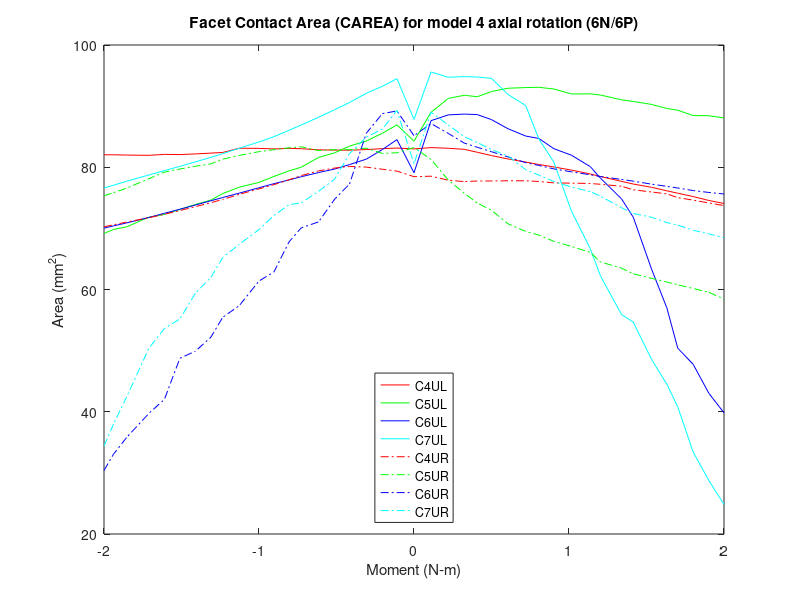

Reproduce this figure in MATLAB.
% Facet Contact Area (CAREA)
% model4_APSlide_NoTether/6n & 6p
clear all;
%% 6P
figure (15)

c4ulxp=[2 2.05499 2.11058 2.16207 2.20435 2.25007 2.30324 2.36036 2.40263 2.45125 2.50837 2.56869 2.60135 2.66917 2.7073 2.76599 2.81551 2.85069 2.90069 2.95128 3]-2;
c4ulyp=[83.0059 83.2152 83.1039 82.9325 82.449 81.91 81.3553 80.8489 80.4496 80.0462 79.5279 78.9027 78.4905 77.6951 77.2538 76.7232 76.1445 75.756 75.2058 74.5625 74.0733];

c4urxp=[2 2.05499 2.11058 2.16207 2.20435 2.25007 2.30324 2.36036 2.40263 2.45125 2.50837 2.56869 2.60135 2.66917 2.7073 2.76599 2.81551 2.85069 2.90069 2.95128 3]-2;
c4uryp=[78.4596 78.5381 77.8807 77.653 77.7489 77.7561 77.7873 77.7814 77.6771 77.4442 77.4008 77.3417 77.2138 76.8962 76.308 75.9565 75.645 75.031 74.6228 74.1551 73.7337];

c5ulxp=[2 2.05499 2.11058 2.16207 2.20435 2.25007 2.30324 2.36036 2.40263 2.45125 2.50837 2.56869 2.60135 2.66917 2.7073 2.76599 2.81551 2.85069 2.90069 2.95128 3]-2;
c5ulyp=[84.2651 88.9927 91.2618 91.7749 91.5372 92.3875 92.9294 93.0362 93.0826 92.799 91.9866 92.0105 91.8152 91.0328 90.7658 90.2821 89.617 89.3308 88.4567 88.4287 88.0592];

c5urxp=[2 2.05499 2.11058 2.16207 2.20435 2.25007 2.30324 2.36036 2.40263 2.45125 2.50837 2.56869 2.60135 2.66917 2.7073 2.76599 2.81551 2.85069 2.90069 2.95128 3]-2;
c5uryp=[83.2283 81.2781 77.9182 75.7542 74.1286 72.9618 70.7478 69.5054 68.8984 67.8851 67.037 66.0737 64.5086 63.4994 62.5721 61.8297 61.2215 60.7804 60.1641 59.5431 58.4341];

c6ulxp=[2 2.05499 2.11058 2.16207 2.20435 2.25007 2.30324 2.36036 2.40263 2.45125 2.50837 2.56869 2.60135 2.66917 2.7073 2.76599 2.81551 2.85069 2.90069 2.95128 3]-2;
c6ulyp=[79.1 87.6223 88.5659 88.6981 88.6155 87.7891 86.2991 85.1053 84.7118 83.0358 81.9577 80.1015 78.2175 74.8452 71.8278 63.3714 57.0154 50.4172 47.7501 43.0067 39.8254];

c6urxp=[2 2.05499 2.11058 2.16207 2.20435 2.25007 2.30324 2.36036 2.40263 2.45125 2.50837 2.56869 2.60135 2.66917 2.7073 2.76599 2.81551 2.85069 2.90069 2.95128 3]-2;
c6uryp=[85.1652 87.1492 85.5371 83.9528 83.2687 82.5413 81.6882 80.7501 80.2972 79.7308 79.2486 78.7626 78.4844 78.0095 77.7284 77.2374 76.8793 76.5997 76.1887 75.8748 75.6286];

c7ulxp=[2 2.05499 2.11058 2.16207 2.20435 2.25007 2.30324 2.36036 2.40263 2.45125 2.50837 2.56869 2.60135 2.66917 2.7073 2.76599 2.81551 2.85069 2.90069 2.95128 3]-2;
c7ulyp=[87.8311 95.5881 94.7243 94.8306 94.7598 94.5419 91.9161 90.083 84.6465 80.8333 72.7577 66.6576 62.2424 55.9192 54.6658 48.5869 44.5164 40.8152 33.3875 28.7363 24.848];

c7urxp=[2 2.05499 2.11058 2.16207 2.20435 2.25007 2.30324 2.36036 2.40263 2.45125 2.50837 2.56869 2.60135 2.66917 2.7073 2.76599 2.81551 2.85069 2.90069 2.95128 3]-2;
c7uryp=[80.5602 89.0042 86.912 85.0029 84.0484 82.881 81.8469 79.5982 78.7214 77.6616 76.7542 76.0165 75.2682 73.3923 72.4355 71.8282 70.9406 70.5486 69.6839 69.0991 68.4768];

%% 6N

c4ulxn=-1*[2 2.05499 2.10192 2.15388 2.20807 2.25585 2.30786 2.36346 2.40295 2.45178 2.50023 2.56364 2.61714 2.65515 2.70515 2.75515 2.80515 2.85515 2.92702 2.96921 3]+2;
c4ulyn=[83.0059 83.1386 83.0468 82.8931 82.7875 82.8075 82.8524 83.0329 83.0878 82.9993 83.0885 83.112 82.4208 82.314 82.1813 82.0759 82.1053 81.9514 81.9939 82.0402 82.0372  ];

c4urxn=-1*[2 2.05499 2.10192 2.15388 2.20807 2.25585 2.30786 2.36346 2.40295 2.45178 2.50023 2.56364 2.61714 2.65515 2.70515 2.75515 2.80515 2.85515 2.92702 2.96921 3]+2;
c4uryn=[78.4596 79.3736 79.6734 80.0253 80.136 79.872 79.4064 78.6471 77.9494 77.1496 76.4619 75.5642 74.7342 74.1991 73.5538 72.9193 72.3087 71.7414 71.0354 70.5875 70.2636];

c5ulxn=-1*[2 2.05499 2.10192 2.15388 2.20807 2.25585 2.30786 2.36346 2.40295 2.45178 2.50023 2.56364 2.61714 2.65515 2.70515 2.75515 2.80515 2.85515 2.92702 2.96921 3]+2;
c5ulyn=[84.2651 86.9352 85.5633 84.2976 83.4557 82.3634 81.6102 80.0113 79.4183 78.4984 77.5241 76.7364 75.694 74.6252 73.91 73.1059 72.2904 71.8337 70.2516 69.8232 69.1711];

c5urxn=-1*[2 2.05499 2.10192 2.15388 2.20807 2.25585 2.30786 2.36346 2.40295 2.45178 2.50023 2.56364 2.61714 2.65515 2.70515 2.75515 2.80515 2.85515 2.92702 2.96921 3]+2;
c5uryn=[83.2283 82.3686 82.2562 83.1218 82.882 82.8859 82.7181 83.3459 83.1839 82.8702 82.5517 81.9351 81.3262 80.5597 80.159 79.7106 79.2005 78.1174 76.5883 75.8372 75.3401];

c6ulxn=-1*[2 2.05499 2.10192 2.15388 2.20807 2.25585 2.30786 2.36346 2.40295 2.45178 2.50023 2.56364 2.61714 2.65515 2.70515 2.75515 2.80515 2.85515 2.92702 2.96921 3]+2;
c6ulyn=[79.1 84.5218 82.8961 81.3247 80.4382 79.7083 79.1311 78.4525 77.9363 77.3185 76.6395 75.7669 75.0454 74.5222 73.819 73.1284 72.4666 71.7853 70.8974 70.4056 70.0392 ];

c6urxn=-1*[2 2.05499 2.10192 2.15388 2.20807 2.25585 2.30786 2.36346 2.40295 2.45178 2.50023 2.56364 2.61714 2.65515 2.70515 2.75515 2.80515 2.85515 2.92702 2.96921 3]+2;
c6uryn=[85.1652 89.2107 88.7763 85.5643 77.2547 74.7859 71.0579 70.0977 67.8061 62.883 61.3822 57.36 55.4478 52.201 49.9096 48.7486 42.0248 39.7315 35.7935 33.0648 30.3966 ];

c7ulxn=-1*[2 2.05499 2.10192 2.15388 2.20807 2.25585 2.30786 2.36346 2.40295 2.45178 2.50023 2.56364 2.61714 2.65515 2.70515 2.75515 2.80515 2.85515 2.92702 2.96921 3]+2;
c7ulyn=[87.8311 94.4949 93.2456 92.1014 90.5879 89.4232 88.1805 86.9267 86.0478 85.0043 84.1398 83.1093 82.2296 81.6257 80.8799 80.1485 79.4431 78.7425 77.709 77.0612 76.6142];

c7urxn=-1*[2 2.05499 2.10192 2.15388 2.20807 2.25585 2.30786 2.36346 2.40295 2.45178 2.50023 2.56364 2.61714 2.65515 2.70515 2.75515 2.80515 2.85515 2.92702 2.96921 3]+2;
c7uryn=[80.5602 89.3215 86.2422 84.9473 82.2155 78.0596 76.0753 74.174 73.8919 72.1098 69.784 67.4015 65.2157 61.9845 59.4024 55.1811 53.6135 50.4131 42.4138 37.9944 34.3874];
%% left

c4xl=2*[flip(c4ulxn(2:21)),c4ulxp];
c4yl=[flip(c4ulyn(2:21)),c4ulyp];
a=plot(c4xl,c4yl,'r');
hold on

c5xl=2*[flip(c5ulxn(2:21)),c5ulxp];
c5yl=[flip(c5ulyn(2:21)),c5ulyp];
b=plot(c5xl,c5yl,'g');
hold on

c6xl=2*[flip(c6ulxn(2:21)),c6ulxp];
c6yl=[flip(c6ulyn(2:21)),c6ulyp];
c=plot(c6xl,c6yl,'b');
hold on

c7xl=2*[flip(c7ulxn(2:21)),c7ulxp];
c7yl=[flip(c7ulyn(2:21)),c7ulyp];
d=plot(c7xl,c7yl,'c');
hold on
%% Right

c4xr=2*[flip(c4urxn(2:21)),c4urxp];
c4yr=[flip(c4uryn(2:21)),c4uryp];
e=plot(c4xr,c4yr,'-.r');
hold on

c5xr=2*[flip(c5urxn(2:21)),c5urxp];
c5yr=[flip(c5uryn(2:21)),c5uryp];
f=plot(c5xr,c5yr,'-.g');
hold on

c6xr=2*[flip(c6urxn(2:21)),c6urxp];
c6yr=[flip(c6uryn(2:21)),c6uryp];
g=plot(c6xr,c6yr,'-.b');
hold on

c7xr=2*[flip(c7urxn(2:21)),c7urxp];
c7yr=[flip(c7uryn(2:21)),c7uryp];
h=plot(c7xr,c7yr,'-.c');

leg=[a,b,c,d,e,f,g,h];
title('Facet Contact Area (CAREA) for model 4 axial rotation (6N/6P)')
xlabel('Moment (N-m)')
ylabel('Area (mm^2)')
legend(leg,'C4UL','C5UL','C6UL','C7UL','C4UR','C5UR','C6UR','C7UR','location','south')
